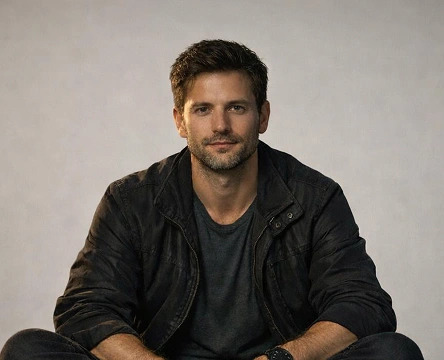
//> input picture opencv/man.jpg, 444 x 360 px
$ ./contours   (built with g++ and OpenCV 4)
//> lines starting //> are read from the running program, lines starting //| are printed output that depends on the picture; after the words box and inside, x2 and y2 are one past the last pixel; in counts of white or black regions, pixels touching at a corner belong together
#include <opencv2/highgui.hpp>
#include <opencv2/imgproc.hpp>
#include <opencv2/opencv.hpp>

int main()
{
    cv::Mat img = cv::imread("man.jpg");
//> img is the input picture: 360 rows x 444 cols, CV_8UC3; mean B, G, R 111.1, 117.6, 124.3

    cv::Mat gray;
    cv::cvtColor(img, gray, cv::COLOR_BGR2GRAY);
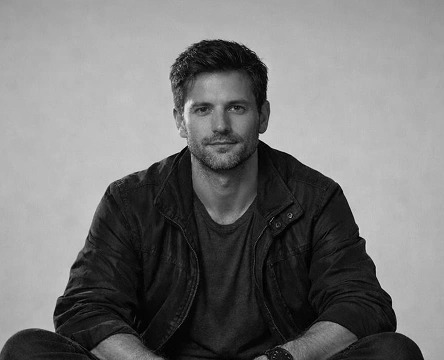
//> gray: 360 rows x 444 cols, CV_8UC1; min 0, max 226, mean 118.9

    cv::Mat binary;
    cv::threshold(gray, binary, 80, 255, cv::THRESH_BINARY_INV | cv::THRESH_OTSU);
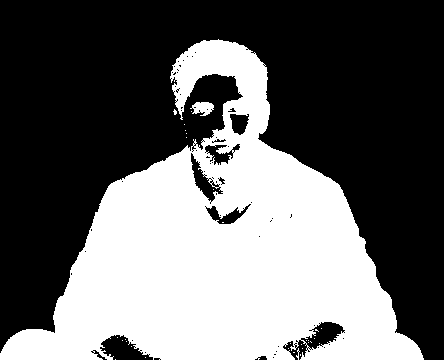
//> binary: 360 rows x 444 cols, CV_8UC1; 39.9% white; 32 white regions (30 under 20 px), largest, box (x1, y1, x2, y2) and area: (0, 39, 424, 360) 63557, (190, 102, 214, 116) 221

    cv:imshow("original", binary);
    cv::waitKey(0);
    return 0;
}

$ run again, with opencv/bug.png saved as opencv/man.jpg
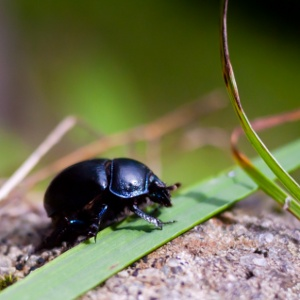
//> input picture opencv/bug.png, 300 x 300 px
//> img is the input picture: 300 rows x 300 cols, CV_8UC3; mean B, G, R 76.7, 111.8, 110.3
//> `cv::cvtColor(img, gray, cv::COLOR_BGR2GRAY);`:
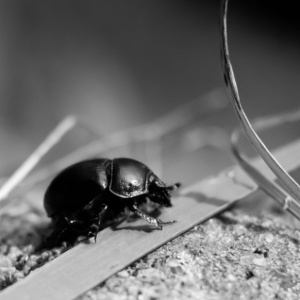
//> gray: 300 rows x 300 cols, CV_8UC1; min 0, max 251, mean 107.4
//> `cv::threshold(gray, binary, 80, 255, cv::THRESH_BINARY_INV | cv::THRES..`:
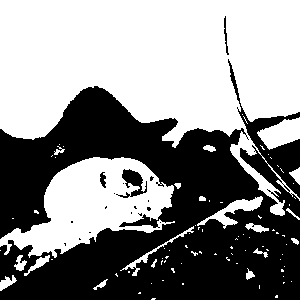
//> binary: 300 rows x 300 cols, CV_8UC1; 54.3% white; 18 black regions (14 under 20 px), largest, box (x1, y1, x2, y2) and area: (0, 59, 300, 300) 40535, (116, 169, 147, 198) 376, (224, 16, 229, 55) 73, (100, 172, 106, 188) 64
